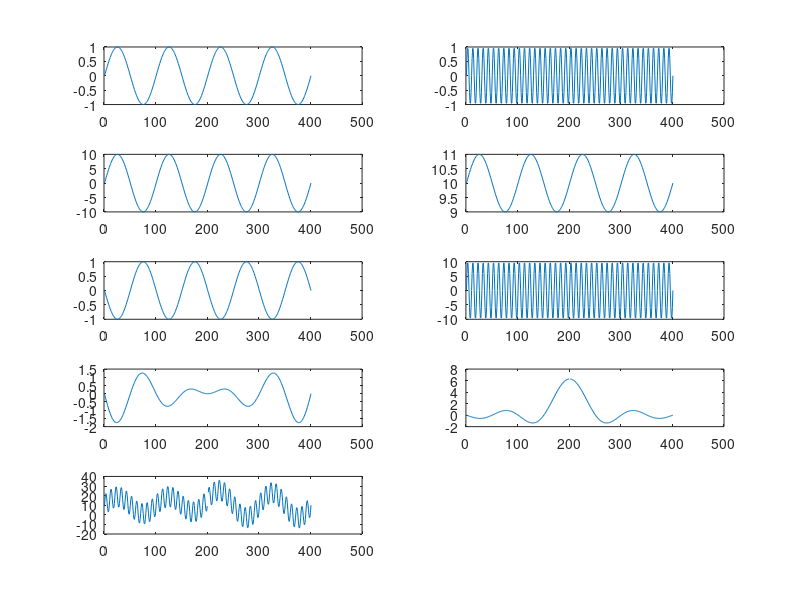
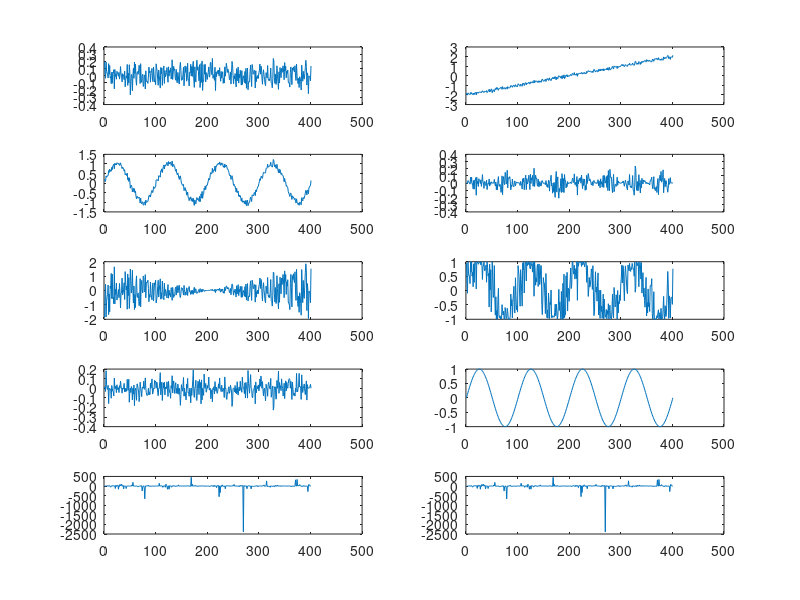
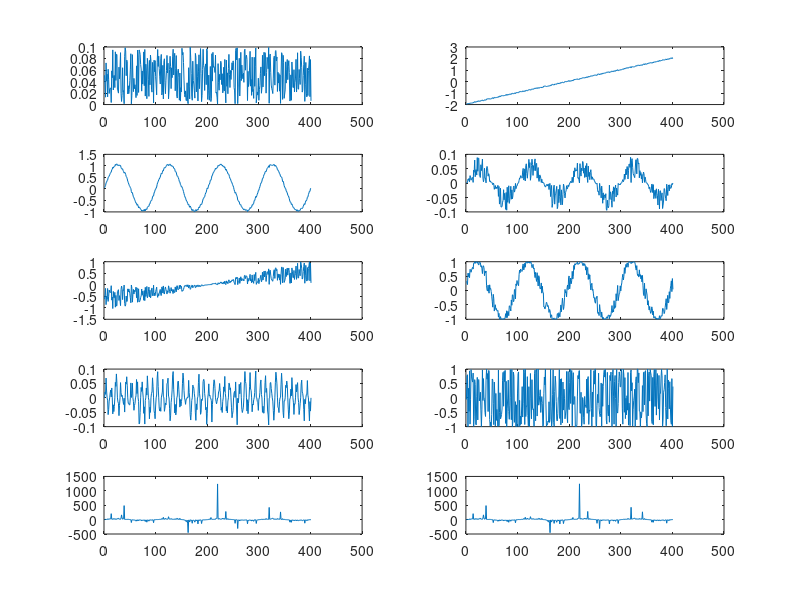
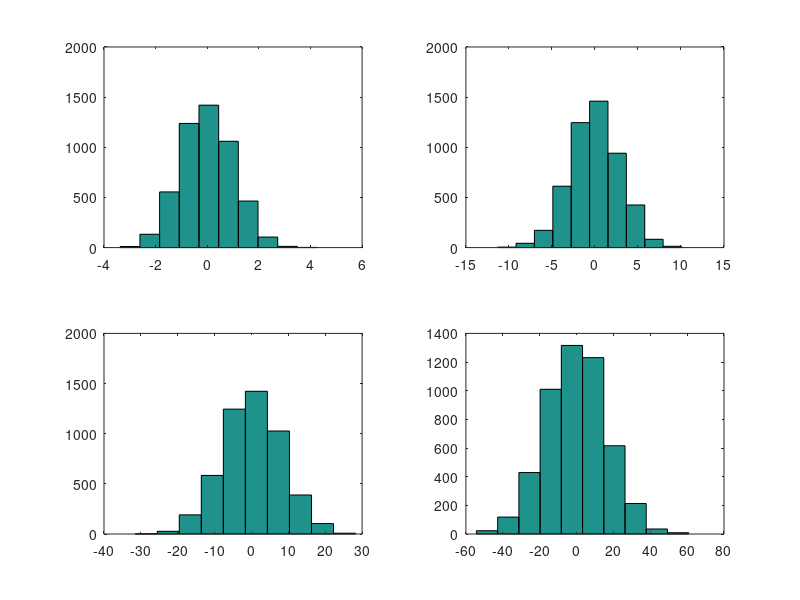

Here is the MATLAB script that generated these plots, in order:
f1 = figure;
f2 = figure;
f3 = figure;
f4 = figure;
f5 = figure;
f6 = figure;




figure(f1);
t = -2:0.01:2;

y1=sin(2*pi*t);
y2=sin(2*pi*10*t);
y3=10*sin(2*pi*t);
y4=sin(2*pi*t)+10;
y5=sin(2*pi*(t-0.5));
y6=10*sin(2*pi*10*t);
y7=t.*sin(2*pi*t);
y8=sin(2*pi*t)./t;
y9=y1+y2+y3+y4+y5+y6+y7+y8;

subplot(5,2,1);
plot(y1);

subplot(5,2,2);
plot(y2);

subplot(5,2,3);
plot(y3);

subplot(5,2,4);
plot(y4);

subplot(5,2,5);
plot(y5);

subplot(5,2,6);
plot(y6);

subplot(5,2,7);
plot(y7);

subplot(5,2,8);
plot(y8);


subplot(5,2,9);
plot(y9);


figure(f2);
z=0.1*randn(1,401);

y10=z;

y11=z+t;

y12=z+y1;

y13=z.*y1;

y14=t.*sin(2*pi*z);

y15=sin(2*pi*(t+z));

y16=z.*y2;

y17=sin(2*pi*(t+10*20));

y18=y1./z;

y19=y11+y12+y13+y14+y15+y16+y17+y18;

subplot(5,2,1);
plot(y10);

subplot(5,2,2);
plot(y11);

subplot(5,2,3);
plot(y12);

subplot(5,2,4);
plot(y13);

subplot(5,2,5);
plot(y14);

subplot(5,2,6);
plot(y15);

subplot(5,2,7);
plot(y16);

subplot(5,2,8);
plot(y17);

subplot(5,2,9);
plot(y18);

subplot(5,2,10);
plot(y19);


figure(f3);


z=0.1*rand(1,401);

y1=sin(2*pi*t);
y2=sin(2*pi*10*t);


y20=z;

y21=z+t;

y22=z+y1;

y23=z.*y1;

y24=t.*sin(2*pi*z);

y25=sin(2*pi*(t+z))

y26=z.*y2;

y27=sin(2*pi*(t+10*z))

y28=y1./z;

y29=y20+y21+y22+y23+y24+y25+y26+y27+y28;



subplot(5,2,1);
plot(y20);

subplot(5,2,2);
plot(y21);

subplot(5,2,3);
plot(y22);

subplot(5,2,4);
plot(y23);

subplot(5,2,5);
plot(y24);

subplot(5,2,6);
plot(y25);

subplot(5,2,7);
plot(y26);

subplot(5,2,8);
plot(y27);

subplot(5,2,9);
plot(y28);

subplot(5,2,10);
plot(y29);


figure(f4);


r1=sqrt(1)*randn(5000,1) + 0
r2=sqrt(8)*randn(5000,1) + 0
r3=sqrt(64)*randn(5000,1) + 0
r4=sqrt(256)*randn(5000,1) + 0

subplot(2,2,1)
hist(r1);
subplot(2,2,2)
hist(r2);
subplot(2,2,3)
hist(r3);
subplot(2,2,4)
hist(r4);


figure(f5);


r6=sqrt(1)*randn(5000,1) + 10
r7=sqrt(4)*randn(5000,1) + 20
r8=sqrt(1)*randn(5000,1) - 10
r9=sqrt(4)*randn(5000,1) - 20

subplot(2,2,1)
hist(r6);
subplot(2,2,2)
hist(r7);
subplot(2,2,3)
hist(r8);
subplot(2,2,4)
hist(r9);



figure(f6);


r11=-4+(8).*rand(5000,1)

r21=-20+(40).*rand(5000,1)



subplot(2,1,1)
hist(r11);
subplot(2,1,2)
hist(r21);
